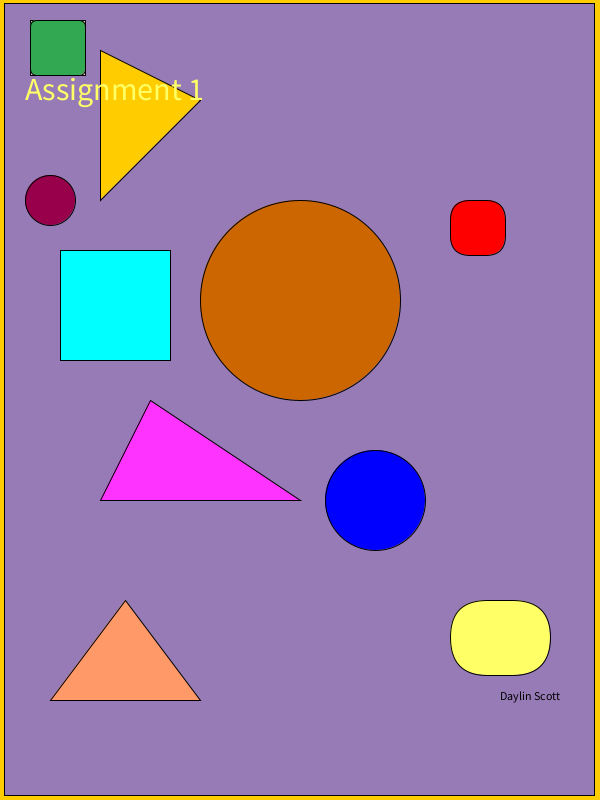
Frame 1 (no input)
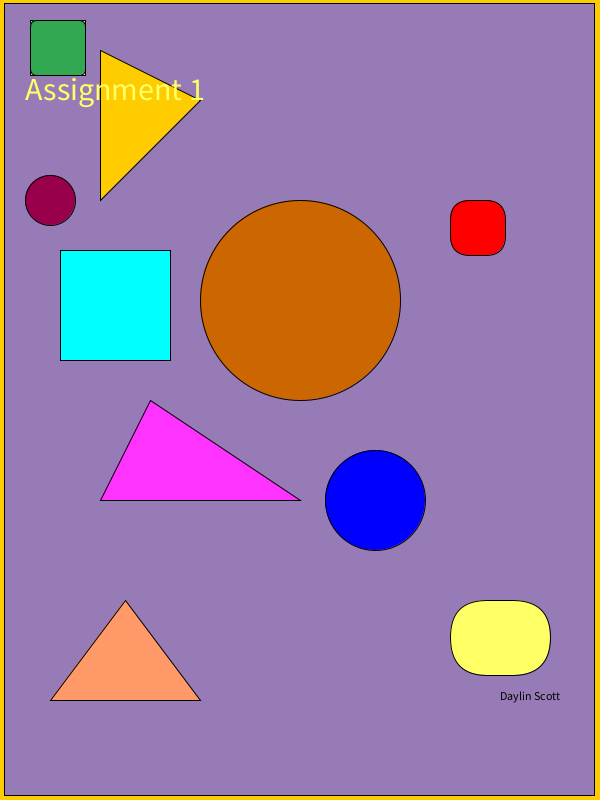
Frame 60 (the mouse pressed at the canvas centre just before this capture)
Frame 120 (the mouse held since frame 60 and released just before this capture): identical to frame 60, image omitted

The Processing sketch that drew these frames (run headless with seeded random() and noise(); from frame 60 on, the mouse is pressed at the canvas centre):

// Processing sketch: inclass_assignment1_practice
// ── inclass_assignment1_practice.pde
int x = 300;
  void setup()
{
  //set screen size
  size(600, 800);
  }

void draw()
{ 
  background(255, 204, 0);
  fill(150, 123, 182);
  //rectangle color
  rect(4, 3, 590, 792);
  fill(204, 102, 0);
  circle(x, x, 200);
  fill(255, 204, 0);
  triangle(100, 50, 200, 100, 100, 200);
  fill(255,200,200);
  square(30, 20, 55);
  fill(50,168,82);
  rect(30, 20, 55, 55, 7);
  fill(153,0,76);
  circle(50, 200, 50);
  fill(255,51,255);
  triangle(100, 500, 300, 500, 150, 400);
  fill(0,255,255);
  square(60, 250, 110);
  fill(0,0,255);
  circle(375, 500, 100);
  fill(255,0,0);
  rect(450, 200, 55, 55, 20);
  fill(255,153,104);
   triangle(50, 700, 200, 700, 125, 600);
   fill(2178,255,102);
   rect(450, 600, 100, 75, 60);
   textSize(32);
text("Assignment 1", 25, 100); 
fill(0, 0, 0);
 textSize(12);
text("Daylin Scott", 500, 700); 
fill(0, 0, 0);
  
  
}
